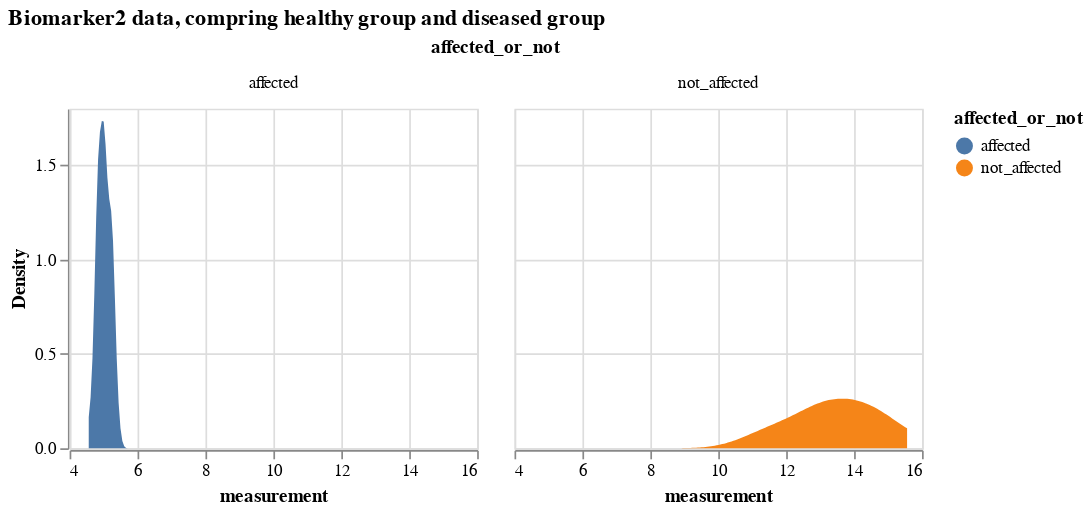

Source (notebook cell):
### Markdown cell above
### Comparing a certain biomarker data

### Code cell
# select only biomarker 2 
bio_2_data = df_expanded[df_expanded.Biomarker=='Biomarker 2'].drop(['k_j', 'S_n', 'Biomarker'], axis = 1)
# biomarker2 data, comparing from diseased and healthy groups
alt.Chart(bio_2_data).transform_density(
    'measurement',
    as_=['measurement', 'Density'],
    groupby=['affected_or_not']
).mark_area().encode(
    x="measurement:Q",
    y="Density:Q",
    facet = alt.Facet(
        "affected_or_not:N",
    ),
    color=alt.Color(
        'affected_or_not:N'
    )
).properties(
    width= 240,
    height = 200,
).properties(
    title='Biomarker2 data, compring healthy group and diseased group'
)

### Figure 1 — Vega-Lite specification as saved in the notebook (floating-point values rounded to 4 significant figures)
{"config": {"view": {"continuousWidth": 300, "continuousHeight": 300}}, "data": {"name": "data-ddb5bb292ee169f7e94423ddcfb677c5"}, "mark": {"type": "area"}, "encoding": {"color": {"field": "affected_or_not", "type": "nominal"}, "facet": {"field": "affected_or_not", "type": "nominal"}, "x": {"field": "measurement", "type": "quantitative"}, "y": {"field": "Density", "type": "quantitative"}}, "height": 200, "title": "Biomarker2 data, compring healthy group and diseased group", "transform": [{"density": "measurement", "groupby": ["affected_or_not"], "as": ["measurement", "Density"]}], "width": 240, "$schema": "https://vega.github.io/schema/vega-lite/v5.16.3.json", "datasets": {"data-ddb5bb292ee169f7e94423ddcfb677c5": [{"participant": 0, "measurement": 5.015, "affected_or_not": "affected"}, {"participant": 1, "measurement": 4.563, "affected_or_not": "affected"}, {"participant": 2, "measurement": 5.003, "affected_or_not": "affected"}, {"participant": 3, "measurement": 4.727, "affected_or_not": "affected"}, {"participant": 4, "measurement": 4.974, "affected_or_not": "affected"}, {"participant": 5, "measurement": 4.906, "affected_or_not": "affected"}, {"participant": 6, "measurement": 5.127, "affected_or_not": "affected"}, {"participant": 7, "measurement": 4.853, "affected_or_not": "affected"}, {"participant": 8, "measurement": 4.965, "affected_or_not": "affected"}, {"participant": 9, "measurement": 4.887, "affected_or_not": "affected"}, {"participant": 10, "measurement": 5.209, "affected_or_not": "affected"}, {"participant": 11, "measurement": 15.56, "affected_or_not": "not_affected"}, {"participant": 12, "measurement": 5.206, "affected_or_not": "affected"}, {"participant": 13, "measurement": 5.09, "affected_or_not": "affected"}, {"participant": 14, "measurement": 4.849, "affected_or_not": "affected"}, {"participant": 15, "measurement": 4.854, "affected_or_not": "affected"}, {"participant": 16, "measurement": 13.52, "affected_or_not": "not_affected"}, {"participant": 17, "measurement": 5.309, "affected_or_not": "affected"}, {"participant": 18, "measurement": 5.23, "affected_or_not": "affected"}, {"participant": 19, "measurement": 11.69, "affected_or_not": "not_affected"}, {"participant": 20, "measurement": 5.026, "affected_or_not": "affected"}, {"participant": 21, "measurement": 14.54, "affected_or_not": "not_affected"}, {"participant": 22, "measurement": 5.122, "affected_or_not": "affected"}, {"participant": 23, "measurement": 5.19, "affected_or_not": "affected"}, {"participant": 24, "measurement": 4.837, "affected_or_not": "affected"}, {"participant": 25, "measurement": 5.012, "affected_or_not": "affected"}, {"participant": 26, "measurement": 4.998, "affected_or_not": "affected"}, {"participant": 27, "measurement": 4.79, "affected_or_not": "affected"}, {"participant": 28, "measurement": 4.856, "affected_or_not": "affected"}, {"participant": 29, "measurement": 4.845, "affected_or_not": "affected"}, {"participant": 30, "measurement": 5.045, "affected_or_not": "affected"}, {"participant": 31, "measurement": 5.104, "affected_or_not": "affected"}, {"participant": 32, "measurement": 4.571, "affected_or_not": "affected"}, {"participant": 33, "measurement": 5.249, "affected_or_not": "affected"}, {"participant": 34, "measurement": 4.94, "affected_or_not": "affected"}, {"participant": 35, "measurement": 4.882, "affected_or_not": "affected"}, {"participant": 36, "measurement": 5.004, "affected_or_not": "affected"}, {"participant": 37, "measurement": 5.209, "affected_or_not": "affected"}, {"participant": 38, "measurement": 5.06, "affected_or_not": "affected"}, {"participant": 39, "measurement": 4.805, "affected_or_not": "affected"}, {"participant": 40, "measurement": 4.979, "affected_or_not": "affected"}, {"participant": 41, "measurement": 4.828, "affected_or_not": "affected"}, {"participant": 42, "measurement": 4.993, "affected_or_not": "affected"}, {"participant": 43, "measurement": 5.021, "affected_or_not": "affected"}, {"participant": 44, "measurement": 4.93, "affected_or_not": "affected"}, {"participant": 45, "measurement": 5.435, "affected_or_not": "affected"}, {"participant": 46, "measurement": 5.0, "affected_or_not": "affected"}, {"participant": 47, "measurement": 4.822, "affected_or_not": "affected"}, {"participant": 48, "measurement": 4.998, "affected_or_not": "affected"}, {"participant": 49, "measurement": 4.707, "affected_or_not": "affected"}, {"participant": 50, "measurement": 5.25, "affected_or_not": "affected"}, {"participant": 51, "measurement": 5.259, "affected_or_not": "affected"}, {"participant": 52, "measurement": 4.714, "affected_or_not": "affected"}, {"participant": 53, "measurement": 4.843, "affected_or_not": "affected"}, {"participant": 54, "measurement": 14.05, "affected_or_not": "not_affected"}, {"participant": 55, "measurement": 5.118, "affected_or_not": "affected"}, {"participant": 56, "measurement": 5.084, "affected_or_not": "affected"}, {"participant": 57, "measurement": 5.043, "affected_or_not": "affected"}, {"participant": 58, "measurement": 5.147, "affected_or_not": "affected"}, {"participant": 59, "measurement": 5.241, "affected_or_not": "affected"}, {"participant": 60, "measurement": 4.835, "affected_or_not": "affected"}, {"participant": 61, "measurement": 13.19, "affected_or_not": "not_affected"}, {"participant": 62, "measurement": 5.104, "affected_or_not": "affected"}, {"participant": 63, "measurement": 4.796, "affected_or_not": "affected"}, {"participant": 64, "measurement": 14.52, "affected_or_not": "not_affected"}, {"participant": 65, "measurement": 5.267, "affected_or_not": "affected"}, {"participant": 66, "measurement": 5.069, "affected_or_not": "affected"}, {"participant": 67, "measurement": 11.27, "affected_or_not": "not_affected"}, {"participant": 68, "measurement": 5.171, "affected_or_not": "affected"}, {"participant": 69, "measurement": 5.01, "affected_or_not": "affected"}, {"participant": 70, "measurement": 12.54, "affected_or_not": "not_affected"}, {"participant": 71, "measurement": 5.003, "affected_or_not": "affected"}, {"participant": 72, "measurement": 4.917, "affected_or_not": "affected"}, {"participant": 73, "measurement": 4.852, "affected_or_not": "affected"}, {"participant": 74, "measurement": 5.148, "affected_or_not": "affected"}, {"participant": 75, "measurement": 5.232, "affected_or_not": "affected"}, {"participant": 76, "measurement": 4.93, "affected_or_not": "affected"}, {"participant": 77, "measurement": 4.851, "affected_or_not": "affected"}, {"participant": 78, "measurement": 4.715, "affected_or_not": "affected"}, {"participant": 79, "measurement": 13.23, "affected_or_not": "not_affected"}, {"participant": 80, "measurement": 4.798, "affected_or_not": "affected"}, {"participant": 81, "measurement": 12.86, "affected_or_not": "not_affected"}, {"participant": 82, "measurement": 5.095, "affected_or_not": "affected"}, {"participant": 83, "measurement": 5.323, "affected_or_not": "affected"}, {"participant": 84, "measurement": 5.279, "affected_or_not": "affected"}, {"participant": 85, "measurement": 14.52, "affected_or_not": "not_affected"}, {"participant": 86, "measurement": 4.95, "affected_or_not": "affected"}, {"participant": 87, "measurement": 5.017, "affected_or_not": "affected"}, {"participant": 88, "measurement": 4.965, "affected_or_not": "affected"}, {"participant": 89, "measurement": 4.732, "affected_or_not": "affected"}, {"participant": 90, "measurement": 4.817, "affected_or_not": "affected"}, {"participant": 91, "measurement": 5.405, "affected_or_not": "affected"}, {"participant": 92, "measurement": 4.808, "affected_or_not": "affected"}, {"participant": 93, "measurement": 5.269, "affected_or_not": "affected"}, {"participant": 94, "measurement": 5.245, "affected_or_not": "affected"}, {"participant": 95, "measurement": 5.272, "affected_or_not": "affected"}, {"participant": 96, "measurement": 5.284, "affected_or_not": "affected"}, {"participant": 97, "measurement": 5.311, "affected_or_not": "affected"}, {"participant": 98, "measurement": 4.844, "affected_or_not": "affected"}, {"participant": 99, "measurement": 5.335, "affected_or_not": "affected"}]}}
